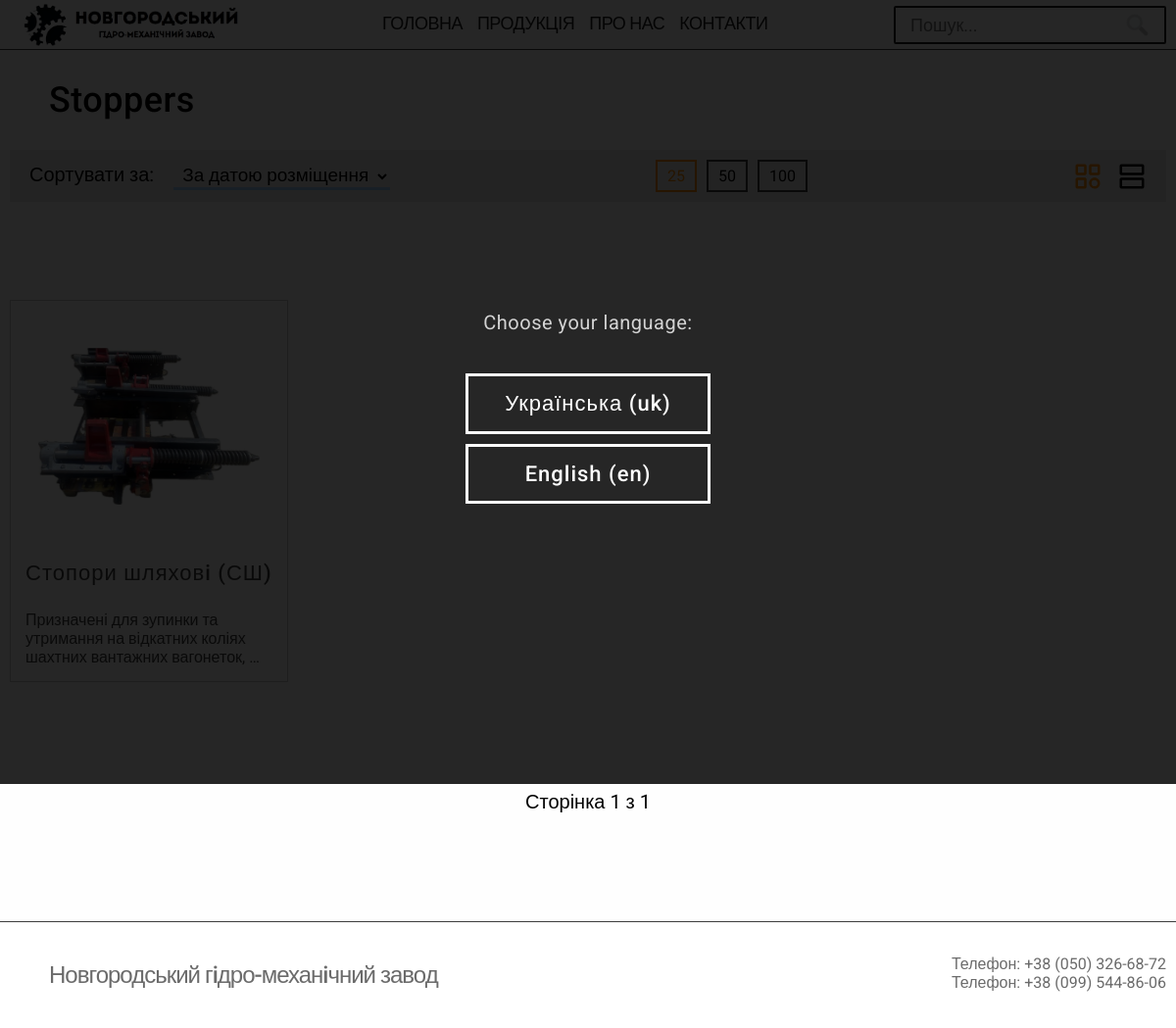
The page /uk/category/stopora/ on the database its author committed.
### main/models.py (models this page shows, shortened)
class Category(models.Model):
    order = models.IntegerField(default=10, null=True, blank=True)
    tag = models.SlugField(default='', null=True, unique=True)
    name = models.CharField(max_length=96)
    parent = models.ForeignKey(
        'self', on_delete=models.CASCADE, null=True, blank=True, default=None, related_name='subcat'
    )
    class Meta:
        db_table_comment = "Product`s categories"
        ordering = ('tag',)
        verbose_name = "Category"
        verbose_name_plural = "Categories"

class Product(models.Model):
    tag = models.SlugField(default='', null=True, unique=True)
    addingTime = models.DateTimeField(auto_now_add=True, null=True)
    name = models.CharField(max_length=96)
    description = models.TextField()
    photo = models.ImageField(storage=UUIDFileStorage)
    characteristics = models.FileField(
        storage=UUIDFileStorage, upload_to="products_data",
        validators=[
            FileExtensionValidator(allowed_extensions=['xls', 'xlsx'])
        ]
    )
    category = models.ForeignKey(Category, on_delete=models.CASCADE, default=1)
    class Meta:
        db_table_comment = "Products"
        ordering = ('tag',)
        verbose_name = "Product"
        verbose_name_plural = "Products"

### main/views.py (the view, shortened to what this page needs)
# urls.py: path('category/', views.category_view, name='category'),
def category_view(request, category=None):
    categories = Category.objects.all().order_by('order')
    searchQuery = request.GET.get('query')
    orientation = request.GET.get('view') if request.GET.get('view') in ['list', 'grid'] else 'grid'
    currentSortingType = productSortTypes.get(
        request.GET.get('sort'), list(productSortTypes.values())[0]
    )
    paginatorValues = [25, 50, 100]
    try:
        currentPaginatorValue = int(request.GET.get('pag', paginatorValues[0]))
        assert currentPaginatorValue in paginatorValues
    except: currentPaginatorValue = paginatorValues[0]
    if searchQuery:
        products = Product.objects.filter(
            Q(name__iexact=searchQuery) | Q(description__icontains=searchQuery) | Q(name__icontains=searchQuery.lower()) | Q(name__icontains=searchQuery.upper())
        )
    else:
        category = get_object_or_404(Category, tag=category)
        products = Product.objects.filter(category=category)
    title = gettext_lazy('ProductspageSearchResult') + searchQuery if searchQuery else category.name
    productsPaginator = Paginator(
        products.order_by( currentSortingType.sort() ),
        currentPaginatorValue,
    )
    try:
        currentPage = max(
            1, min(int(request.GET.get('page', 1)), productsPaginator.num_pages)
        )
    except: currentPage = 1
    return renderPage(
        request, 'main/products.html',
        title=title,
        menuSelect='products',
        products=productsPaginator.page(currentPage),
        orientation=orientation,
        paginator_values=paginatorValues, currentPaginatorValue=currentPaginatorValue,
        currentPageString=gettext('Сторінка %(cpage)d з %(pages)d') % {'cpage': currentPage, 'pages': productsPaginator.num_pages},
        availableSortTypes=productSortTypes.values(),
    )

### main/modules/sort_types.py (called while the page is built)
    def sort(self): return self.sorting

### main/views.py (called while the page is built)
def renderPage(request, templateName, *args, **kwargs):
    builtinArgs = {
        'get': request.GET,
        'mainMenu': mainMenu,
        'media_url': settings.MEDIA_URL,
    }
    for k, v in kwargs.items():
        builtinArgs[k] = v
    return render(request, templateName, builtinArgs)

### main/templates/main/products.html (shortened to what this page needs)
{% extends "main/base.html" %}
{% load static %}
{% load i18n %}
{% block styles %}
    <link rel="stylesheet" href="{% static 'main/css/products.css' %}">
{% endblock %}
{% block body %}
    <div class="container-wrapper">
        <div class="container">
            <div class="title">{{ title }}</div>
            <div class="control-menu">
                <div class="sort" method="GET">
                    <label for="sort" class="text">{% trans 'ProductspageSortBy' %}: </label>
                    <select name="sort" id="sort" class="sort-selector" onchange="changePathParams('sort', this.value);">
                        {% for sortType in availableSortTypes %}
                            <option value="{{ sortType.value }}"
                            >{{ sortType.name }}</option>
                        {% endfor %}
                    </select>
                </div>
                <div class="paginator-configs">
                    {% for value in paginator_values %}
                        <div
                            class="config {% if value == currentPaginatorValue %}selected{% endif %}"
                            onclick="changePathParams('pag', '{{ value }}');"
                        >
                            {{ value }}
                        </div>
                    {% endfor %}
                </div>
                <div class="viewer-type">
                    <button
                        class="view-type-button {% if orientation == 'grid' %}selected{% endif %}"
                        onclick="changePathParams('view', 'grid');"
                    >
                    </button>
                    <button
                        class="view-type-button {% if orientation == 'list' %}selected{% endif %}"
                        onclick="changePathParams('view', 'list');">
                        <svg xmlns="http://www.w3.org/2000/svg" width="1em" height="1em" viewBox="0 0 24 24" data-testid="list-icon" class="css-fzwsw"><path fill="currentColor" fill-rule="evenodd" d="m21 13 1 1v7l-1 1H3l-1-1v-7l1-1h18zm-1 2H4v5h16v-5zm1-13 1 1v7l-1 1H3l-1-1V3l1-1h18zm-1 2H4v5h16V4z"></path></svg>
                    </button>
                </div>
            </div>
            <div
                class="
                    {% if orientation == 'grid' %}
                        products-container-grid
                    {% else %}
                        products-container-list
                    {% endif %}
                "
            >
                {% for product in products %}
                    <a class="product" href="{% url "product" product.tag %}">
                        <div class="img-box">
                            <img src="{{ media_url }}{{ product.photo }}">
                        </div>
                        {% if orientation == 'grid' %}
                            <div class="name">{{ product.name}}</div>
                            <div class="description">
                                {{ product.description }}
                            </div>
                        {% endif %}
                    </a>
                {% endfor %}
            </div>
            <div class="paginator-box">
                <div class="paginator">
                    <div class="page selected">{{ currentPageString }}</div>
                </div>
            </div>
        </div>
    </div>
{% endblock %}

### main/static/main/css/base.css (style rules this page uses)
:root { --gray: #3E3E3E; --metal: #6B6B6B; --brown: #B4906F; --orange: darkorange; --background-orange: rgba(255, 140, 0, 0.25); --blue: #9FCFFF; --white: #FEFEFE; --black: #1B1B1B; --yellow: #D2A701; }
html { -webkit-text-size-adjust: 100%; -moz-text-size-adjust: 100%; -ms-text-size-adjust: 100%; text-size-adjust: 100%; }
* { margin: 0px; padding: 0px; font-family: "Roboto", sans-serif; text-decoration: none; outline: none; }
img { user-select: none; user-drag: none; -webkit-user-drag: none; user-select: none; -moz-user-select: none; -webkit-user-select: none; -ms-user-select: none; }
a { text-decoration: none; }
.container-wrapper { display: flex; justify-content: center; width: 100%; }
.container { max-width: 1200px; margin-left: 10px; margin-right: 10px; width: calc(100% - 20px); }

### main/static/main/css/products.css (style rules this page uses)
.title { padding: 30px 40px; font-size: 36px; font-weight: 460; letter-spacing: 0.5px; }

### rows shown on the page
Category: name "Stoppers"
Product: photo (picture), name "Стопори шляховi (СШ)", description "Призначені для зупинки та утримання на відкатних коліях шахтних вантажних вагонеток,…"

### other values the page prints
{{ value }} "50" "100"
{{ currentPageString }} "Сторінка 1 з 1"
form field sort "За датою розміщення"
